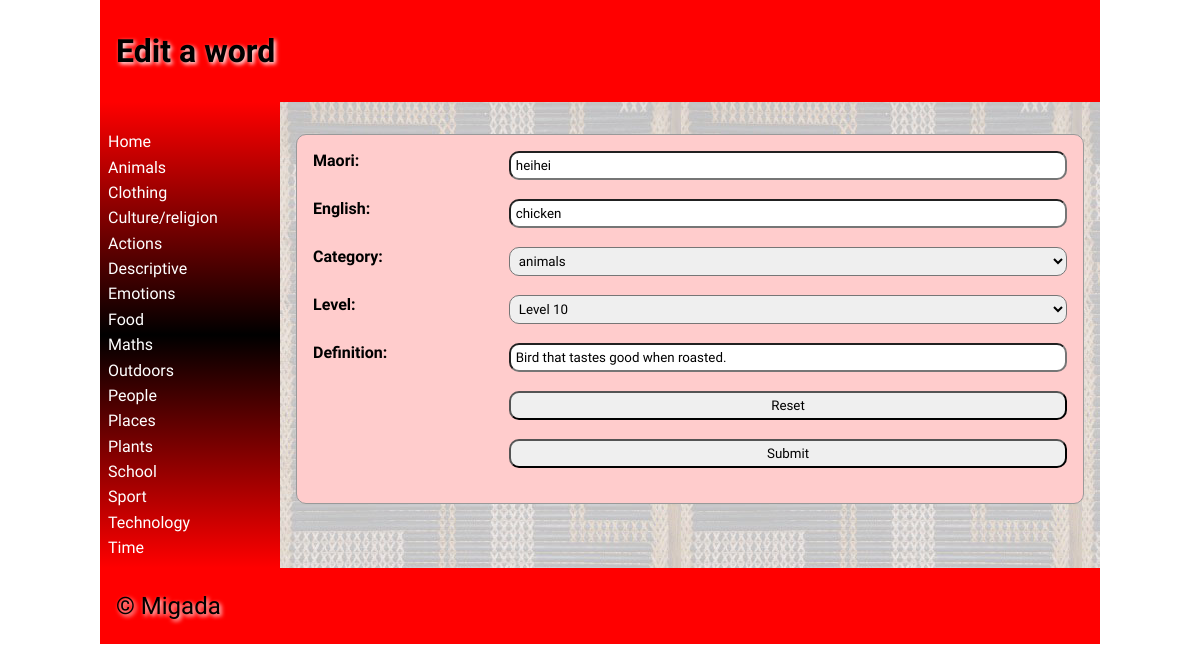
The app's page /editword?id=41 with its own data.
### tables this page shows
CREATE TABLE "category"
(
	categoryid INTEGER
		constraint category_pk
			primary key autoincrement,
	category varchar(30)
);

CREATE TABLE "dictionary_values"
(
	id INTEGER
		constraint dictionary_values_pk
			primary key autoincrement,
	maori varchar(60),
	english varchar(100),
	category INTEGER,
	definition varchar(500),
	level INTEGER,
	picture varchar(15),
	userid INTEGER,
	date_modified char(8)
);

### app.py (the view)
@app.route('/editword', methods=['GET', 'POST']) # This is the edit word page.
def render_editwordpage():
    wordid = request.args.get("id") # This gets the id of the word to be edited from the URL argument.
    date = get_date() # This gets the dat which will be inserted into the table as the word is being modified.
    new_maori = request.form.get("maori") # This gets all the new data from the form.
    new_english = request.form.get("english")
    new_category = request.form.get("category")
    new_level = request.form.get("level")
    new_definition = request.form.get("definition")
    con = create_connection('maori_dictionary.db') # This connection and query are used to get the default values for the edit word form.
    query = "SELECT maori, english, category, definition, level FROM dictionary_values WHERE id = ?"
    cur = con.cursor()
    cur.execute(query, (wordid,))
    word_list = cur.fetchall()
    con.commit()
    con.close()
    con = create_connection('maori_dictionary.db') # This opens a connection
    query = "UPDATE dictionary_values SET maori=?, english=?, category=?, definition=?, level=?, date_modified=? WHERE id=? " # This query is used to update values in the database.
    cur = con.cursor()
    try:
        cur.execute(query, (new_maori, new_english, new_category, new_definition, new_level, date, wordid))  # This line  executes the query and inserts the data.
    except sqlite3.IntegrityError:
        return redirect("/?message=Sorry but your edit has failed. To try again navigate to the word and press the edit button.") # If the query fails then the user is sent to this page.
    con.commit()
    con.close()
    return return_page('editword.html', word_list=word_list, logged_in=is_logged_in())  # This renders the editword page and sends data to the HTML page.

### app.py (called while the page is built)
def create_connection(db_file): # This function is used to make a connection with the database.
    try:                        #It is used when ever I do a query.
        connection = sqlite3.connect(db_file)
        return connection
    except Error as e:
        print(e)

def return_page(page, **extras): # This function does the rendering of the webpages. It allows me to pass through all of the cateogory information to all the pages.
    con = create_connection("maori_dictionary.db") # Makes connection and executes query to get category information.
    query = "SELECT categoryid, category  FROM category"
    cur = con.cursor()
    cur.execute(query)
    categorylist = dict(cur.fetchall())
    print(categorylist)
    con.close
    return render_template(page, categories=categorylist, **extras) # Renders all the webpages and sends category information.

def get_date(): # Is used to give date to any route that is going to change values in the database.
    date = datetime.now()
    return date.strftime("%d/%m/%Y")

def is_logged_in(): # Checks if and user is logged in.
    if session.get("email") is None:
        print("not logged in")
        return False
    else:
        print("logged in")
        return True

### templates/editword.html (shortened to what this page needs)
{% extends 'base.html' %}
{% block heading %}Edit a word{% endblock %}
{% block main %}
<form class="dataForm" method="post">
      <div class="form-group">
            <div class="form-label"><label for="maori">Maori:</label></div>
            <div class="form-element"><input type="text" name="maori" id="maori" value="{{ word_list[0][0] }}" ></div>
        </div>
        <div class="form-group">
            <div class="form-label"><label for="english">English:</label></div>
            <div class="form-element"><input type="text" name="english" id="english" value="{{ word_list[0][1] }}"></div>
        </div>
        <div class="form-group">
            <div class="form-label"> <label for="category">Category:</label></div>
            <div class="form-element">
                <select name='category' id='category' style="width: 100%; border-radius: 10px; padding: 0.3rem; margin-bottom: 10px;">
                    {% for  category in categories %}
                        <option value="{{ category }}" {% if category==word_list[0][2] %} selected="selected" {% endif %} > {{ categories[category] }}</option>
                    {% endfor %}
                </select>
            </div>
         </div>
        <div class="form-group">
            <div class="form-label"><label for="level">Level:</label></div>
            <div class="form-element">
                <select name='level' id='level' style="width: 100%; border-radius: 10px; padding: 0.3rem; margin-bottom: 10px;">
                    {% for i in range(1, 11) %}
                        <option value="{{ i }}" {% if i==word_list[0][4] %} selected="selected" {% endif %} >Level {{ i }}</option>
                    {% endfor %}
                </select>
            </div>
        </div>
        <div class="form-group">
            <div class="form-label"><label for="definition">Definition:</label></div>
            <div class="form-element"><input type="text" name="definition" id="definition" value="{{ word_list[0][3] }}"></div>
        </div>
        <div class="form-group">
            <div></div>
            <div class="form-element"><input type="reset"></div>
        </div>
        <div class="form-group">
            <div></div>
            <div class="form-element"><input type="submit"></div>
        </div>
    </form>
{% endblock %}

### templates/base.html (shortened to what this page needs)
<!doctype html>
<html lang="en">
<head>
	<link href="{{ url_for('static', filename='css/style.css') }}" rel="stylesheet">
</head>
<body>
	<div id="container">
		<header>
			<h1>{% block heading %}{% endblock %}</h1>
		</header>
		<nav>
			<ul>
                <li><a href="\">Home</a></li>
                {% for id, category in categories.items() %}
                    <li><a href="/categorypage?category={{ id }}">{{ category|title }}</a></li>
                {% endfor %}
			</ul>
		</nav>
		<main>
            {% block main%}{% endblock %}
        </main>
		<footer>
			<p>
				&copy; Migada
			</p>
		</footer>
	</div>
</body>
</html>

### static/css/style.css (style rules this page uses)
* { font-family: Comfortaa, sans-serif; margin: 0; padding: 0; box-sizing: border-box; }
#container { display: grid; grid-template-columns: 75px auto; grid-template-areas: 'nav header' 'main main' 'footer footer'; }
header { grid-area: header; background-color: #f00; padding: 1rem; }
nav { grid-area: nav; }
main { grid-area: main; padding: 1rem; background-color: #edd; }
h1, h2, h3, h4 { padding: 1rem 0; font-family: 'Suez One', serif; color: #000; text-shadow: 2px 2px 4px #fff; }
p { padding: 0.5rem 0; }
a { color: #222; }
.dataForm { margin: 1rem 0; border: 1px solid #999; padding: 1rem; background-color: #fcc; border-radius: 10px; }
.form-label { font-weight: bolder; }
.form-group { display: grid; grid-template-columns: 1fr 3fr; grid-column-gap: 10px; height: 3rem; }
.dataForm input, textarea { width: 100%; border-radius: 10px; padding: 0.3rem; margin-bottom: 10px; }
footer { grid-area: footer; padding: 1rem; background-color: #f00; }
footer p { color: #000; text-shadow: 2px 2px 4px #fff; font-size: 1.5rem; }
@media only screen and (min-width: 768px) { #container { grid-template-columns: 180px auto; grid-template-areas: 'header header' 'nav main' 'footer footer'; } }
@media only screen and (min-width: 768px) { nav { background: linear-gradient(180deg, rgba(255,0,0,1) 0%, rgba(0, 0, 0, 1) 50%, rgba(255,0,0,1) 100%); padding: 0.5rem; } }
@media only screen and (min-width: 768px) { nav ul { list-style: none; } }
@media only screen and (min-width: 768px) { nav li { padding: 0.2rem 0; } }
@media only screen and (min-width: 768px) { nav a { color: #fff; text-decoration: none; } }
@media only screen and (min-width: 768px) { main { background-image: url('/poutama.png'); } }
@media only screen and (min-width: 1000px) { #container { width: 1000px; margin: auto; } }

### records on screen
category: category "Animals"
category: category "Clothing"
category: category "Culture/religion"
category: category "Actions"
category: category "Descriptive"
category: category "Emotions"
category: category "Food"
category: category "Maths"
category: category "Outdoors"
category: category "People"
category: category "Places"
category: category "Plants"
category: category "School"
category: category "Sport"
category: category "Technology"
category: category "Time"
dictionary_values: maori "heihei", english "chicken", category "animals", level "Level 10", definition "Bird that tastes good when roasted."
